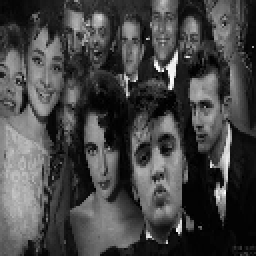
#> input picture test_image/test.png, 128 x 128 px, found by its file name (shown 2 times larger)
$ python haar.py
#> lines starting #> are read from the running program, lines starting #| are printed output that depends on the picture; after the words box and inside, x2 and y2 are one past the last pixel; in counts of white or black regions, pixels touching at a corner belong together
import numpy as np
import cv2
face_cascade = cv2.CascadeClassifier('haarcascade_profileface.xml')
img = cv2.imread('test.png')
#> img is the input picture: shape (128, 128, 3); min 0, max 255, mean 69.4
gray = cv2.cvtColor(img, cv2.COLOR_BGR2GRAY)
faces = face_cascade.detectMultiScale(gray, 1.3, 1)
#> faces = [[90, 44, 29, 29]]
for (x,y,w,h) in faces:
    cv2.rectangle(img,(x,y),(x+w,y+h),(255,0,0),2)
    roi_gray = gray[y:y+h, x:x+w]
    roi_color = img[y:y+h, x:x+w]
#> this loop made 1 pass
#> pass 1, `roi_gray = gray[y:y+h, x:x+w]`:
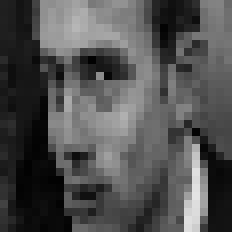
#> roi_gray: shape (29, 29) (shown 8 times larger); min 1, max 228, mean 80.4
#> pass 1, `roi_color = img[y:y+h, x:x+w]`:
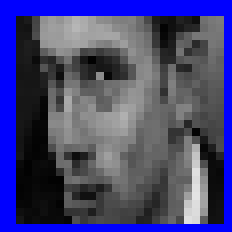
#> roi_color: shape (29, 29, 3) (shown 8 times larger); mean B, G, R 117.8, 67.7, 67.7
#> after the loop:
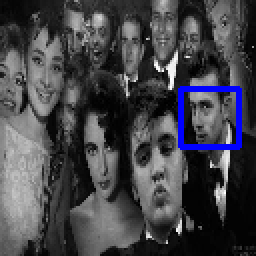
#> img: shape (128, 128, 3) (shown 2 times larger); 2.1% of pixels changed, all inside (x1, y1, x2, y2) = (89, 43, 121, 75)
cv2.imwrite('faces_twitter_haar.png',img)
